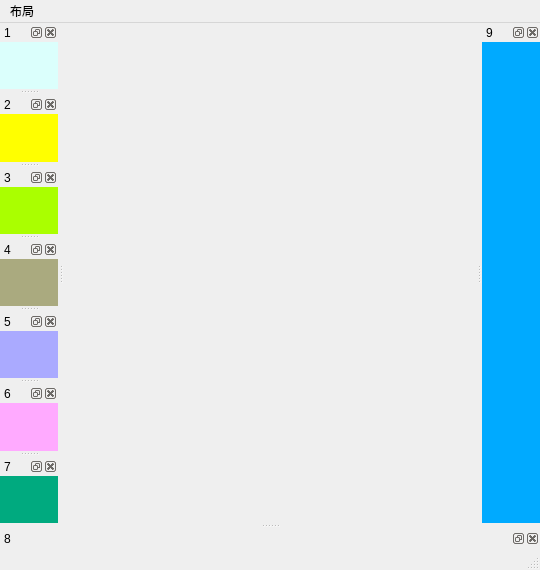
<?xml version="1.0" encoding="UTF-8"?>
<ui version="4.0">
 <class>TestDockWidget_3</class>
 <widget class="QMainWindow" name="TestDockWidget_3">
  <property name="geometry">
   <rect>
    <x>0</x>
    <y>0</y>
    <width>540</width>
    <height>570</height>
   </rect>
  </property>
  <property name="windowTitle">
   <string>MainWindow</string>
  </property>
  <widget class="QWidget" name="centralwidget"/>
  <widget class="QMenuBar" name="menubar">
   <property name="geometry">
    <rect>
     <x>0</x>
     <y>0</y>
     <width>540</width>
     <height>21</height>
    </rect>
   </property>
   <widget class="QMenu" name="menu">
    <property name="title">
     <string>布局</string>
    </property>
    <addaction name="action_sudoku"/>
    <addaction name="action_v"/>
    <addaction name="action_h"/>
    <addaction name="action_tab"/>
   </widget>
   <addaction name="menu"/>
  </widget>
  <widget class="QStatusBar" name="statusbar"/>
  <widget class="QDockWidget" name="w_1">
   <property name="styleSheet">
    <string notr="true">background-color: rgb(219, 255, 252);</string>
   </property>
   <property name="allowedAreas">
    <set>Qt::DockWidgetArea::AllDockWidgetAreas</set>
   </property>
   <property name="windowTitle">
    <string>1</string>
   </property>
   <attribute name="dockWidgetArea">
    <number>1</number>
   </attribute>
   <widget class="QWidget" name="dockWidgetContents_9"/>
  </widget>
  <widget class="QDockWidget" name="w_2">
   <property name="styleSheet">
    <string notr="true">background-color: rgb(255, 255, 0);</string>
   </property>
   <property name="windowTitle">
    <string>2</string>
   </property>
   <attribute name="dockWidgetArea">
    <number>1</number>
   </attribute>
   <widget class="QWidget" name="dockWidgetContents_11"/>
  </widget>
  <widget class="QDockWidget" name="w_3">
   <property name="styleSheet">
    <string notr="true">background-color: rgb(170, 255, 0);</string>
   </property>
   <property name="windowTitle">
    <string>3</string>
   </property>
   <attribute name="dockWidgetArea">
    <number>1</number>
   </attribute>
   <widget class="QWidget" name="dockWidgetContents_12"/>
  </widget>
  <widget class="QDockWidget" name="w_4">
   <property name="styleSheet">
    <string notr="true">background-color: rgb(170, 170, 127);</string>
   </property>
   <property name="windowTitle">
    <string>4</string>
   </property>
   <attribute name="dockWidgetArea">
    <number>1</number>
   </attribute>
   <widget class="QWidget" name="dockWidgetContents_13"/>
  </widget>
  <widget class="QDockWidget" name="w_5">
   <property name="styleSheet">
    <string notr="true">background-color: rgb(170, 170, 255);</string>
   </property>
   <property name="windowTitle">
    <string>5</string>
   </property>
   <attribute name="dockWidgetArea">
    <number>1</number>
   </attribute>
   <widget class="QWidget" name="dockWidgetContents_14"/>
  </widget>
  <widget class="QDockWidget" name="w_6">
   <property name="styleSheet">
    <string notr="true">background-color: rgb(255, 170, 255);</string>
   </property>
   <property name="windowTitle">
    <string>6</string>
   </property>
   <attribute name="dockWidgetArea">
    <number>1</number>
   </attribute>
   <widget class="QWidget" name="dockWidgetContents_15"/>
  </widget>
  <widget class="QDockWidget" name="w_7">
   <property name="styleSheet">
    <string notr="true">background-color: rgb(0, 170, 127);</string>
   </property>
   <property name="windowTitle">
    <string>7</string>
   </property>
   <attribute name="dockWidgetArea">
    <number>1</number>
   </attribute>
   <widget class="QWidget" name="dockWidgetContents_16"/>
  </widget>
  <widget class="QDockWidget" name="w_8">
   <property name="styleSheet">
    <string notr="true">background-color: rgb(255, 85, 0);</string>
   </property>
   <property name="windowTitle">
    <string>8</string>
   </property>
   <attribute name="dockWidgetArea">
    <number>8</number>
   </attribute>
   <widget class="QWidget" name="dockWidgetContents_18"/>
  </widget>
  <widget class="QDockWidget" name="w_9">
   <property name="styleSheet">
    <string notr="true">background-color: rgb(0, 170, 255);</string>
   </property>
   <property name="windowTitle">
    <string>9</string>
   </property>
   <attribute name="dockWidgetArea">
    <number>2</number>
   </attribute>
   <widget class="QWidget" name="dockWidgetContents_19"/>
  </widget>
  <action name="action_sudoku">
   <property name="text">
    <string>九宫格</string>
   </property>
  </action>
  <action name="action_v">
   <property name="text">
    <string>垂直</string>
   </property>
  </action>
  <action name="action_h">
   <property name="text">
    <string>水平</string>
   </property>
  </action>
  <action name="action_tab">
   <property name="text">
    <string>嵌套</string>
   </property>
  </action>
 </widget>
 <resources/>
 <connections/>
</ui>
